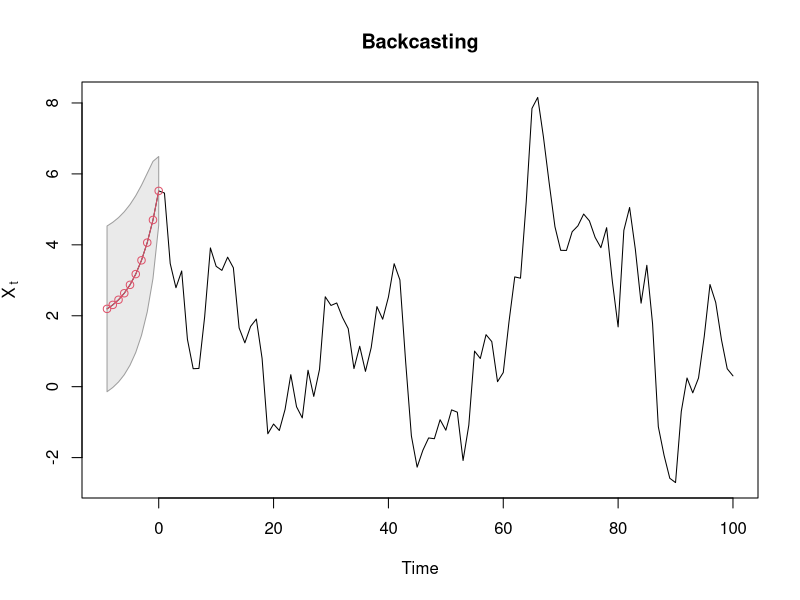

The R script that drew this image:
set.seed(90210)
x = arima.sim(list(order = c(1,0,1), ar =.9, ma=.5), n = 100)
xr = rev(x) # xr is the reversed data
pxr = predict(arima(xr, order=c(1,0,1)), 10) # predict the reversed data
pxrp = rev(pxr$pred) # reorder the predictors (for plotting)
pxrse = rev(pxr$se) # reorder the SEs
nx = ts(c(pxrp, x), start=-9) # attach the backcasts to the data
plot(nx, ylab=expression(X[~t]), main='Backcasting')
U = nx[1:10] + pxrse; L = nx[1:10] - pxrse
xx = c(-9:0, 0:-9); yy = c(L, rev(U))
polygon(xx, yy, border = 8, col = gray(0.6, alpha = 0.2))
lines(-9:0, nx[1:10], col=2, type='o')
